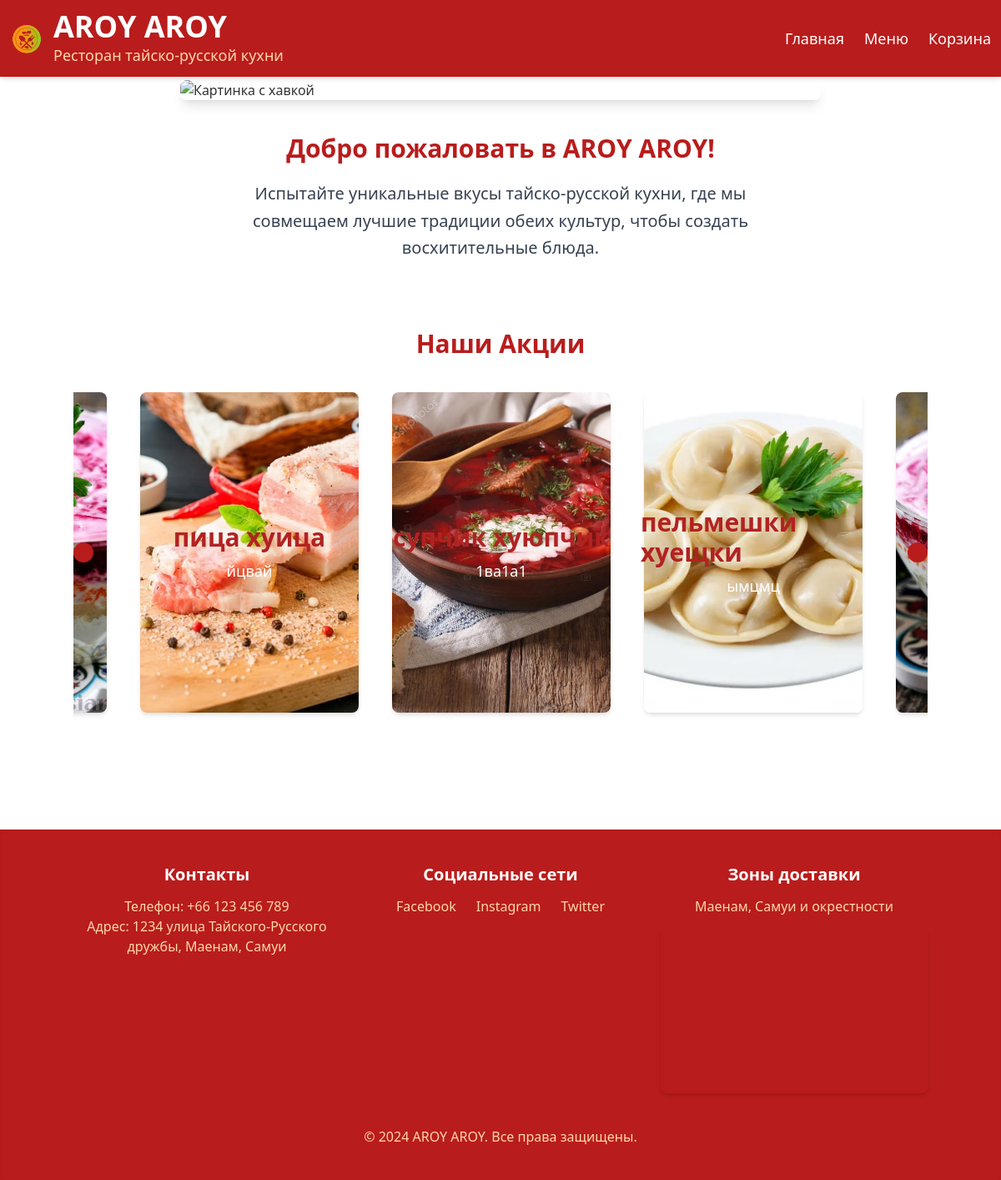
The page / on the database its author committed.
### restaurant/models.py (models this page shows, shortened)
class Promotion(models.Model):
    title = models.CharField(max_length=255, verbose_name="Название")
    description = models.TextField(verbose_name="Описание")
    image = models.ImageField(upload_to='promotions/', verbose_name="Изображение")
    active = models.BooleanField(default=True, verbose_name="Активно")
    class Meta:
        verbose_name = "Промоакция"
        verbose_name_plural = "Промоакции"

### restaurant/views.py (the view)
# urls.py: path("", views.slider, name="index"),  # Главная страница
def slider(request):
    promotions = Promotion.objects.filter(active=True)
    logger.info(f"Количество активных промо-акций: {promotions.count()}")
    return render(request, "index.html", {"promotions": promotions})

### restaurant/templates/index.html (shortened to what this page needs)
<!DOCTYPE html>
<html lang="ru">
<head>
    {% load static %}
    <script src="https://cdn.tailwindcss.com"></script>
    <link rel="stylesheet" href="{% static 'css/styles.css' %}">
    <link rel="stylesheet" href="https://cdnjs.cloudflare.com/ajax/libs/slick-carousel/1.8.1/slick.min.css"/>
    <link rel="stylesheet" href="https://cdnjs.cloudflare.com/ajax/libs/slick-carousel/1.8.1/slick-theme.min.css"/>
</head>
<body class="bg-white font-sans">
{% include 'common_header.html' %}
<main class="pt-24 p-10">
    <div class="container mx-auto flex flex-col items-center">
        <div class="w-full max-w-3xl mb-10 overflow-hidden rounded-lg shadow-lg">
            <img src="https://primebeef.ru/images/cms/thumbs/a5b0aeaa3fa7d6e58d75710c18673bd7ec6d5f6d/3-501_500_306_5_100.jpg"
                 alt="Картинка с хавкой" class="w-full">
        </div>
        <div class="text-center max-w-2xl">
            <h2 class="text-3xl font-bold mb-5 text-red-700">Добро пожаловать в AROY AROY!</h2>
            <p class="text-xl text-gray-700 leading-relaxed">Испытайте уникальные вкусы тайско-русской кухни, где мы
                совмещаем лучшие традиции обеих культур, чтобы создать восхитительные блюда.</p>
        </div>
    </div>
    <div class="container mx-auto mt-20">
        <h2 class="text-3xl font-bold mb-5 text-center text-red-700">Наши Акции</h2>
        <div class="slider">
            {% for promo in promotions %}
                <div class="relative p-5">
                    <div class="absolute top-0 left-0 w-full h-full  text-white flex flex-col justify-center items-center p-4 z-10">
                        <h3 class="text-3xl font-bold">{{ promo.title }}</h3>
                        <p class="text-lg mt-2">{{ promo.description }}</p>
                    </div>
                    <img src="
                            {% if promo.image %}{{ promo.image.url }}{% else %}{% static 'images/default.jpg' %}{% endif %}"
                         alt="{{ promo.title }}"
                         class="w-full h-96 object-cover rounded-lg shadow-md">
                </div>
            {% endfor %}
        </div>
    </div>
</main>
{% include 'common_footer.html' %}
</body>
</html>

### static/css/styles.css (style rules this page uses)
body { background-color: #f8f4e6; font-family: 'Arial', sans-serif; margin: 0; padding: 0; color: #333; }
h1, h2, h3, .text-red-700 { color: #b22222; font-weight: bold; }
h2 { text-align: center; margin-top: 20px; margin-bottom: 10px; }

### rows shown on the page
Promotion: title "пица хуица", description "йцвай", image (picture)
Promotion: title "супчик хуюпчик", description "1ва1а1", image (picture)
Promotion: title "пельмешки хуещки", description "ымцмц", image (picture)
